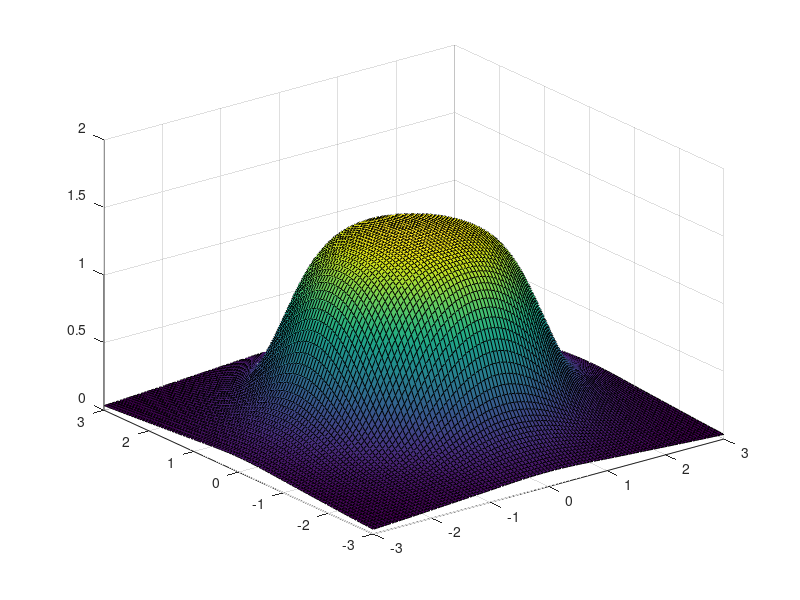
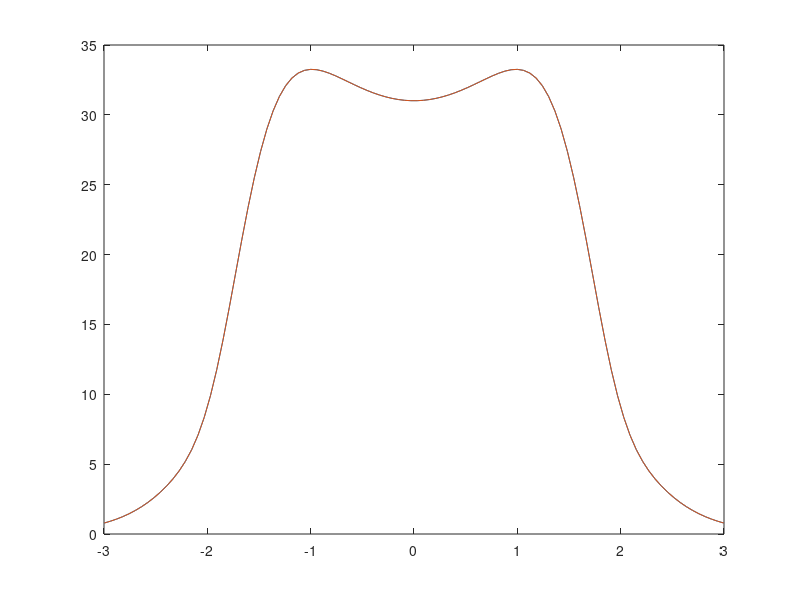

Source code (MATLAB) for these figures, in order:
clear all
close all
%% Dados do Led
theta = 30;
m = (-log(2))/log(cos(deg2rad(theta/2)));
N=15;
E0 = 1;
Dim=100;

%% Dados da Arena
Alt_Cam = 2.6;
Raio_new = 3;
Raio_Ar = 3;
DiffR = Raio_Ar-Raio_new;
z = sqrt((Alt_Cam^2)+(Raio_Ar^2));
Cam_theta = atan2(Raio_new,Alt_Cam);
axis equal
p = sqrt(2/(2+m))*z;

x = linspace(-3,3,Dim);
y = linspace(-3,3,Dim);

%% Plano 

xv = 0; yv = 0; zv = 1;
xp = 1; yp = 0; zp = 0;



rotv = [cos(Cam_theta) 0 sin(Cam_theta);0 1 0 ; -sin(Cam_theta) 0 cos(Cam_theta)]*[xv; yv; zv];
rotp = [cos(Cam_theta) 0 sin(Cam_theta);0 1 0 ; -sin(Cam_theta) 0 cos(Cam_theta)]*[xp; yp; zp]; 

D = -(rotv(1)*rotp(1)+rotv(2)*rotp(2)+rotv(3)*rotp(3));


zp = zeros(Dim,Dim);



for j=1:Dim
        for i=1:Dim
            
         zp(i,j) = -(D + rotv(1)*x(i)+rotv(2)*y(j)) /rotv(3);
          
        end
end

zp=zp + z;

%% Intensidade luminosa  
E0 = 1;

Ev = zeros(Dim,Dim);

e =  zeros(Dim,Dim);

for n=1:N
    for i=1:Dim
        for j=1:Dim
            E = (zp(i,j)^m)*E0*(((x(i)-DiffR-p*cos(2*pi*n/N))^2)+((y(j)-p*sin(2*pi*n/N))^2)+zp(i,j)^2)^(-(m+2)/2);
            Ev(i,j) = E;
            E=0;
        end
    end
    
    e = e + Ev;
end
Ev = real(e);



%% Junção de Rings


Ev1 = real(Ev);
Ev2 = rot90(Ev1);
Ev3 = rot90(Ev2);
Ev4 = rot90(Ev3);

E_arena = Ev1+Ev2+Ev3+Ev4;
figure(1)
surf(x,y,E_arena)

%% Variance calc


Var_Ilumi1 = 100*var(E_arena,0,1)./mean(E_arena,1);
Var_Ilumi2 = 100*var(E_arena,0,2)./mean(E_arena,2);
figure(2)
plot(x,Var_Ilumi1,y,Var_Ilumi2);






            
